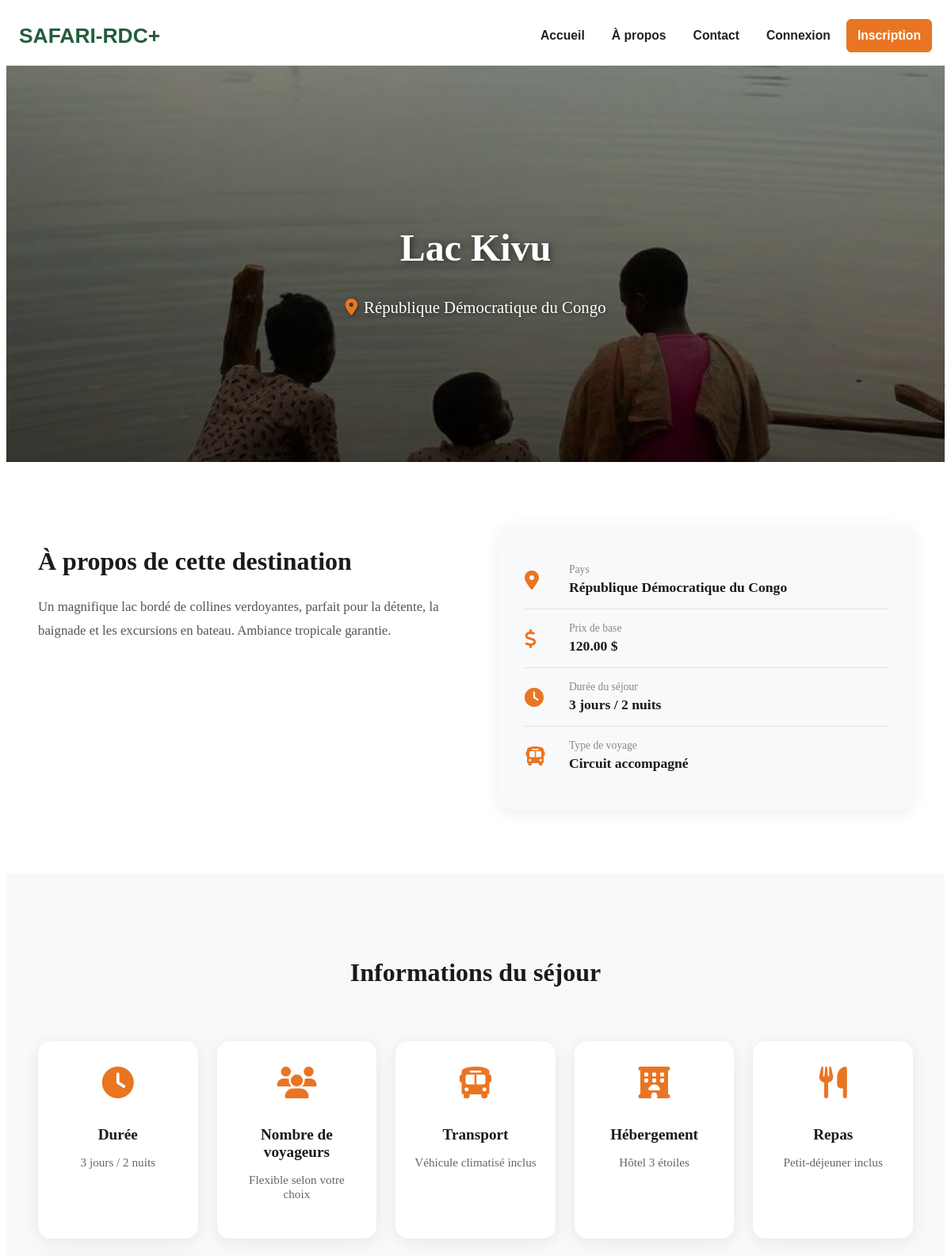
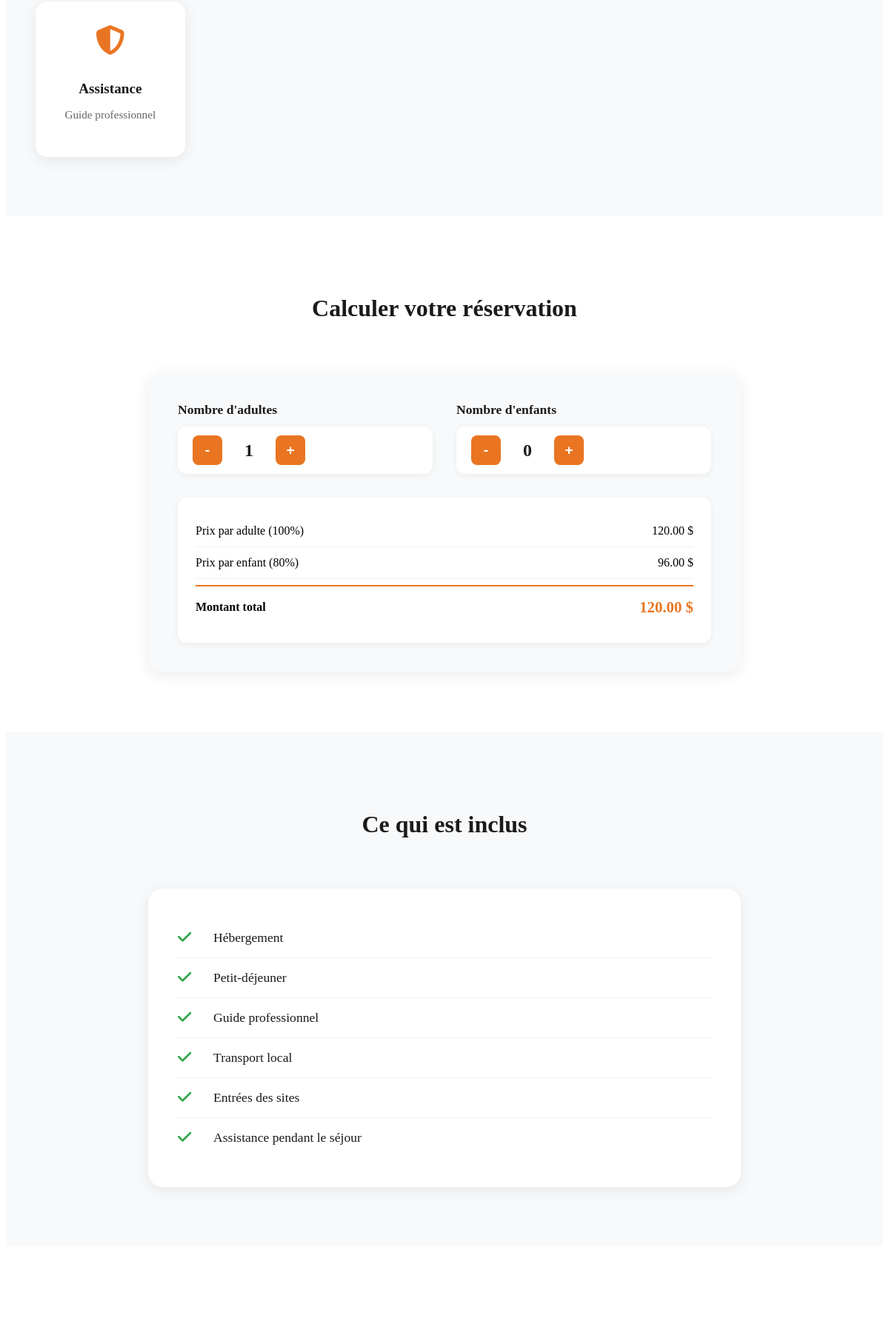
/details_destination.php?id=3 (upper part), run on the app's committed database (2 pictures, top to bottom).
### tables this page shows
CREATE TABLE IF NOT EXISTS destinations (
    id INT AUTO_INCREMENT PRIMARY KEY,
    nom VARCHAR(255) NOT NULL,
    pays VARCHAR(255) NOT NULL,
    description TEXT NOT NULL,
    prix DECIMAL(10, 2) NOT NULL,
    image VARCHAR(500) NOT NULL,
    created_at TIMESTAMP DEFAULT CURRENT_TIMESTAMP
);

### details_destination.php (the view, shortened to what this page needs)
<?php
require_once __DIR__ . '/BASE_DES_DONNEES/db.php';
$destination = null;
$id = isset($_GET['id']) ? (int)$_GET['id'] : 0;
if ($id > 0) {
    $stmt = $conn->prepare('SELECT id, nom, pays, description, prix, image FROM destinations WHERE id = ?');
    if ($stmt) {
        $stmt->bind_param('i', $id);
        $stmt->execute();
        $result = $stmt->get_result();
        if ($result) {
            $destination = $result->fetch_assoc();
        }
    }
}
?>
<!DOCTYPE html>
<html lang="fr">
<head>
    <link rel="stylesheet" href="CSS/destination.css?v=1.0">
    <link rel="stylesheet" href="CSS/header.css?v=1.0">
    <link rel="stylesheet" href="https://cdnjs.cloudflare.com/ajax/libs/font-awesome/6.4.0/css/all.min.css">
</head>
<body>
<?php include 'INCLUDE/header.php'; ?>
<?php if ($destination): ?>
    <section class="detail-hero">
        <div class="hero-background">
            <img src="<?= htmlspecialchars($destination['image']) ?>" alt="<?= htmlspecialchars($destination['nom']) ?>">
            <div class="hero-overlay"></div>
        </div>
        <div class="hero-content">
            <h1><?= htmlspecialchars($destination['nom']) ?></h1>
            <p class="hero-country"><i class="fas fa-map-marker-alt"></i> <?= htmlspecialchars($destination['pays']) ?></p>
        </div>
    </section>
    <section class="about-section">
        <div class="container">
            <div class="about-grid">
                <div class="about-left">
                    <h2>À propos de cette destination</h2>
                    <div class="about-description">
                        <p><?= nl2br(htmlspecialchars($destination['description'])) ?></p>
                    </div>
                </div>
                <div class="about-right">
                    <div class="info-card">
                        <div class="info-item">
                            <i class="fas fa-map-marker-alt"></i>
                            <div>
                                <span class="info-label">Pays</span>
                                <span class="info-value"><?= htmlspecialchars($destination['pays']) ?></span>
                            </div>
                        </div>
                        <div class="info-item">
                            <i class="fas fa-dollar-sign"></i>
                            <div>
                                <span class="info-label">Prix de base</span>
                                <span class="info-value"><?= number_format($destination['prix'], 2) ?> $</span>
                            </div>
                        </div>
                        <div class="info-item">
                            <i class="fas fa-clock"></i>
                            <div>
                                <span class="info-label">Durée du séjour</span>
                                <span class="info-value">3 jours / 2 nuits</span>
                            </div>
                        </div>
                        <div class="info-item">
                            <i class="fas fa-bus"></i>
                            <div>
                                <span class="info-label">Type de voyage</span>
                                <span class="info-value">Circuit accompagné</span>
                            </div>
                        </div>
                    </div>
                </div>
            </div>
        </div>
    </section>
    <section class="stay-info-section">
        <div class="container">
            <h2 class="section-title">Informations du séjour</h2>
            <div class="stay-info-grid">
                <div class="stay-info-card">
                    <i class="fas fa-clock"></i>
                    <h3>Durée</h3>
                    <p>3 jours / 2 nuits</p>
                </div>
                <div class="stay-info-card">
                    <i class="fas fa-users"></i>
                    <h3>Nombre de voyageurs</h3>
                    <p>Flexible selon votre choix</p>
                </div>
                <div class="stay-info-card">
                    <i class="fas fa-bus"></i>
                    <h3>Transport</h3>
                    <p>Véhicule climatisé inclus</p>
                </div>
                <div class="stay-info-card">
                    <i class="fas fa-hotel"></i>
                    <h3>Hébergement</h3>
                    <p>Hôtel 3 étoiles</p>
                </div>
                <div class="stay-info-card">
                    <i class="fas fa-utensils"></i>
                    <h3>Repas</h3>
                    <p>Petit-déjeuner inclus</p>
                </div>
                <div class="stay-info-card">
                    <i class="fas fa-shield-alt"></i>
                    <h3>Assistance</h3>
                    <p>Guide professionnel</p>
                </div>
            </div>
        </div>
    </section>
    <section class="calculator-section">
        <div class="container">
            <h2 class="section-title">Calculer votre réservation</h2>
            <div class="calculator-card">
                <div class="calculator-grid">
                    <div class="counter-group">
                        <label>Nombre d'adultes</label>
                        <div class="counter">
                            <button class="counter-btn" onclick="updateCounter('adults', -1)">-</button>
                            <span id="adults-count">1</span>
                            <button class="counter-btn" onclick="updateCounter('adults', 1)">+</button>
                        </div>
                    </div>
                    <div class="counter-group">
                        <label>Nombre d'enfants</label>
                        <div class="counter">
                            <button class="counter-btn" onclick="updateCounter('children', -1)">-</button>
                            <span id="children-count">0</span>
                            <button class="counter-btn" onclick="updateCounter('children', 1)">+</button>
                        </div>
                    </div>
                </div>
                <div class="price-breakdown">
                    <div class="price-row">
                        <span>Prix par adulte (100%)</span>
                        <span id="adult-price"><?= number_format($destination['prix'], 2) ?> $</span>
                    </div>
                    <div class="price-row">
                        <span>Prix par enfant (80%)</span>
                        <span id="child-price"><?= number_format($destination['prix'] * 0.8, 2) ?> $</span>
                    </div>
                    <div class="price-row total">
                        <span>Montant total</span>
                        <span id="total-price"><?= number_format($destination['prix'], 2) ?> $</span>
                    </div>
                </div>
            </div>
        </div>
    </section>
    <section class="included-section">
        <div class="container">
            <h2 class="section-title">Ce qui est inclus</h2>
            <div class="included-card">
                <div class="included-item">
                    <i class="fas fa-check"></i>
                    <span>Hébergement</span>
                </div>
                <div class="included-item">
                    <i class="fas fa-check"></i>
                    <span>Petit-déjeuner</span>
                </div>
                <div class="included-item">
                    <i class="fas fa-check"></i>
                    <span>Guide professionnel</span>
                </div>
                <div class="included-item">
                    <i class="fas fa-check"></i>
                    <span>Transport local</span>
                </div>
                <div class="included-item">
                    <i class="fas fa-check"></i>
                    <span>Entrées des sites</span>
                </div>
                <div class="included-item">
                    <i class="fas fa-check"></i>
                    <span>Assistance pendant le séjour</span>
                </div>
            </div>
        </div>
    </section>
    <section class="not-included-section">
    </section>
<?php endif; ?>
</body>
</html>

### CSS/header.css (style rules this page uses)
:root { --orange: #e97522; --orange-dark: #b85c00; --green: #245c3a; --ink: #1f2420; --muted: #606866; --cream: #fff8f0; --paper: #ffffff; --line: rgba(31, 36, 32, 0.12); --shadow: 0 18px 45px rgba(31, 36, 32, 0.14); }
* { box-sizing: border-box; }
img { display: block; max-width: 100%; }

### data on the page
destinations: image (picture), nom "Lac Kivu", pays "République Démocratique du Congo", description "Un magnifique lac bordé de collines verdoyantes, parfait pour la détente, la baignade et les excursions en bateau. Ambiance tropicale garantie.", prix "120.00", $destination['prix']*0.8 "96.00"
